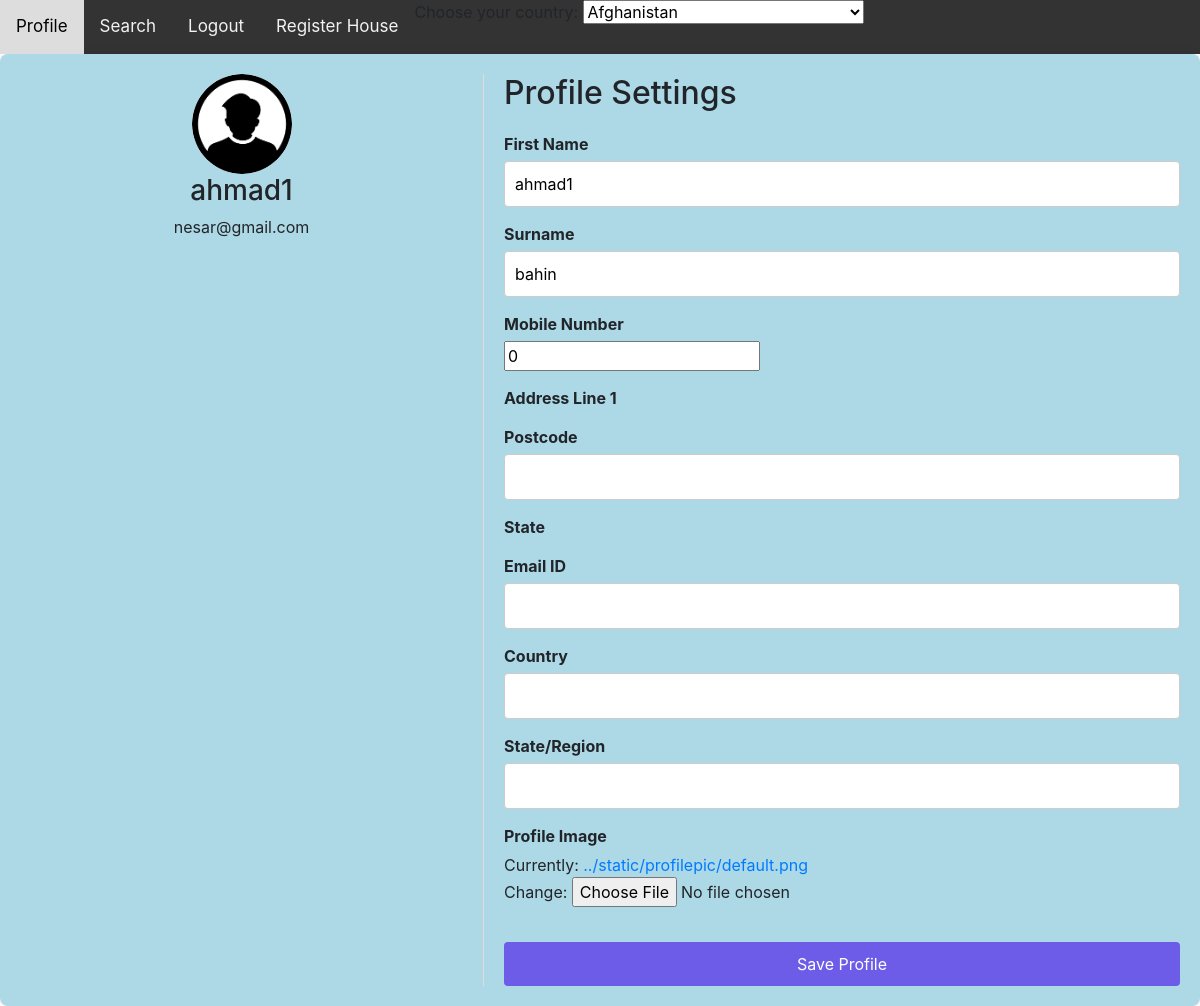
Screenshot of /profile/ (signed in) with the database file from the repository.
### myapp/models.py (models this page shows, shortened)
class Profile(models.Model):
    user = models.OneToOneField(User, on_delete=models.CASCADE)
    bio = models.TextField(blank=True)
    location = models.CharField(max_length=30, blank=True)
    birth_date = models.DateField(null=True, blank=True)
    firstname=models.CharField(max_length=30,blank=True)
    lastname=models.CharField(max_length=30,blank=True)
    phonenumber=models.IntegerField(max_length=30,null=True)
    address_line=models.CharField(max_length=30,blank=True)
    postcode=models.CharField(max_length=30,blank=True)
    email=models.EmailField(max_length=30,blank=True)
    country=models.CharField(max_length=30,blank=True)
    state_region=models.CharField(max_length=30,blank=True)
    pro_pic = models.ImageField(upload_to='profilepic/',default='profilepic/default.png')
    def get_prof_image_url(self):
        if self.pro_pic:
            return self.pro_pic.url
        return 'profilepic/default.png'  # or a default image path

### myapp/views.py (the view)
# urls.py: path('profile/', profile, name='profile'),
@login_required
def profile(request):
    profile, created = Profile.objects.get_or_create(user=request.user)
    if request.method == "POST":
        form = ProfileForm(request.POST, request.FILES, instance=profile)
        if form.is_valid():
            form.save()
            return redirect('profile')
    else:
        form = ProfileForm(instance=profile)
    return render(request, 'profile.html', {'form': form})

### myapp/forms.py
class ProfileForm(forms.ModelForm):
    class Meta:
        model = Profile
        fields = ['firstname', 'lastname', 'phonenumber', 'address_line',
            'postcode', 'email', 'country', 'state_region','pro_pic',
            ]

### myapp/templates/profile.html (shortened to what this page needs)
{% extends "base_generic.html" %}
{% block content %}
{% load static %}
<div class="profile-container">
    <div class="profile-sidebar">
        <img src="{{ user.profile.get_prof_image_url }}" alt="{{ house.title }}" class="" style='width: 100px; height: 100px; border-radius: 50%;'>
        <h3>{{ form.firstname.value}}</h3>
        <p>{{user.email}}</p>
    </div>
    <div class="profile-content">
        <h2>Profile Settings</h2>
        <form method="post" enctype="multipart/form-data" class="profile-form">
            <div class="form-group">
                <label for="firstname">First Name</label>
                {{ form.firstname }}
            </div>
            <div class="form-group">
                <label for="lastname">Surname</label>
                {{ form.lastname }}
            </div>
            <div class="form-group">
                <label for="phonenumber">Mobile Number</label>
                {{ form.phonenumber }}
            </div>
            <div class="form-group">
                <label for="address_line1">Address Line 1</label>
            </div>
            <div class="form-group">
                <label for="postcode">Postcode</label>
                {{ form.postcode }}
            </div>
            <div class="form-group">
                <label for="state">State</label>
            </div>
            <div class="form-group">
                <label for="email">Email ID</label>
                {{ form.email }}
            </div>
            <div class="form-group">
                <label for="country">Country</label>
                {{ form.country }}
            </div>
            <div class="form-group">
                <label for="state_region">State/Region</label>
                {{ form.state_region }}
            </div>
            <div class="form-group">
                <label for="profile_image">Profile Image</label>
                {{ form.pro_pic }}
            </div>
            <button type="submit" class="btn btn-primary">Save Profile</button>
        </form>
    </div>
</div>
{% endblock %}

### myapp/templates/base_generic.html (style rules this page uses)
.btn { display: inline-block; padding: 10px 15px; color: #fff; background-color: #007bff; border-radius: 5px; text-decoration: none; }
.profile-container { display: flex; justify-content: left; padding: 20px; background-color: #f9f9f9; border-radius: 8px; box-shadow: 0 0 10px rgba(0, 0, 0, 0.1); background-color:lightblue; }
.profile-sidebar { width: 40%; text-align: center; border-right: 1px solid #ddd; padding-right: 20px; }
.profile-content h2 { margin-bottom: 20px; }
.profile-form .form-group { margin-bottom: 15px; }
.profile-form label { display: block; font-weight: bold; margin-bottom: 5px; }
.profile-form input[type="text"], .profile-form input[type="email"], .profile-form input[type="password"], .profile-form select, .profile-form textarea { width: 100%; padding: 10px; border: 1px solid #ccc; border-radius: 4px; box-sizing: border-box; }
.profile-form .btn { width: 100%; padding: 10px; background-color: #6c5ce7; border: none; border-radius: 4px; color: white; font-size: 16px; cursor: pointer; margin-top: 20px; }
.profile-content { width: 60%; padding-left: 20px; }

### rows the page displays
Profile: firstname.value "ahmad1", firstname "ahmad1", lastname "bahin", phonenumber "0"

### other values shown
{{ user.email }} "nesar@gmail.com"
